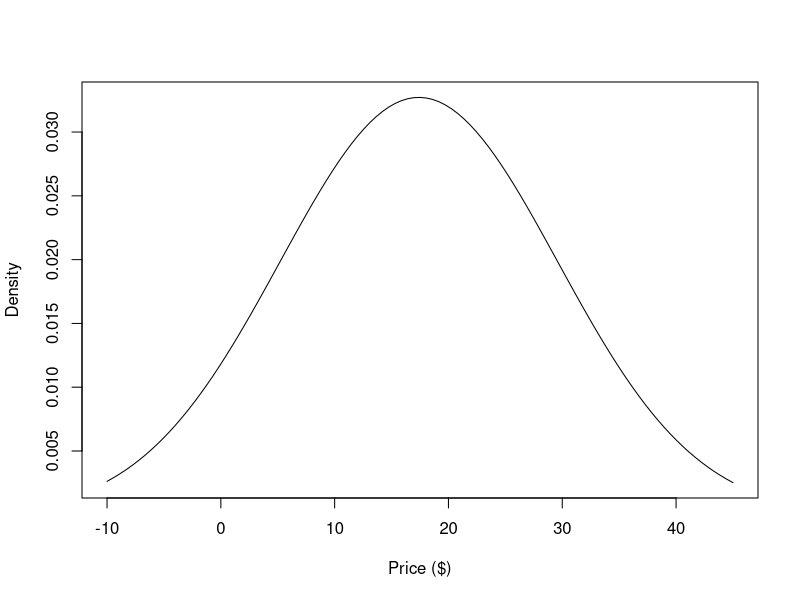
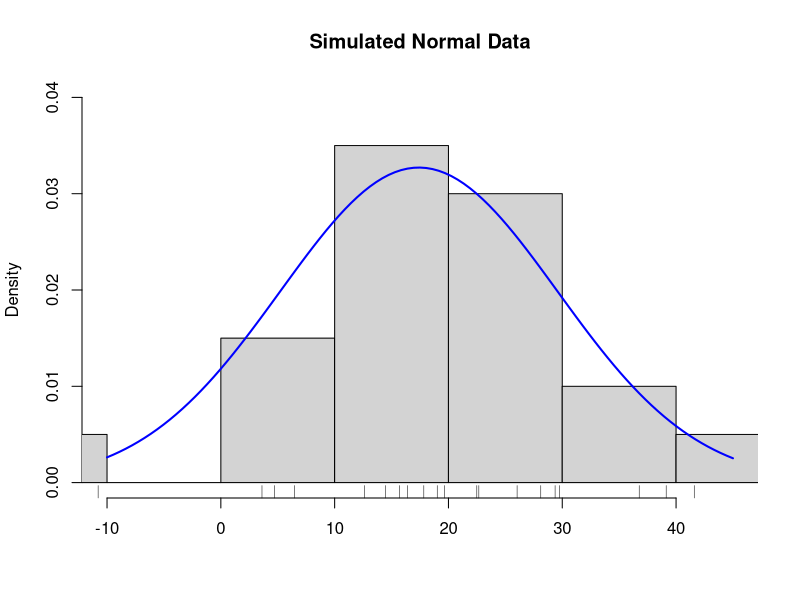
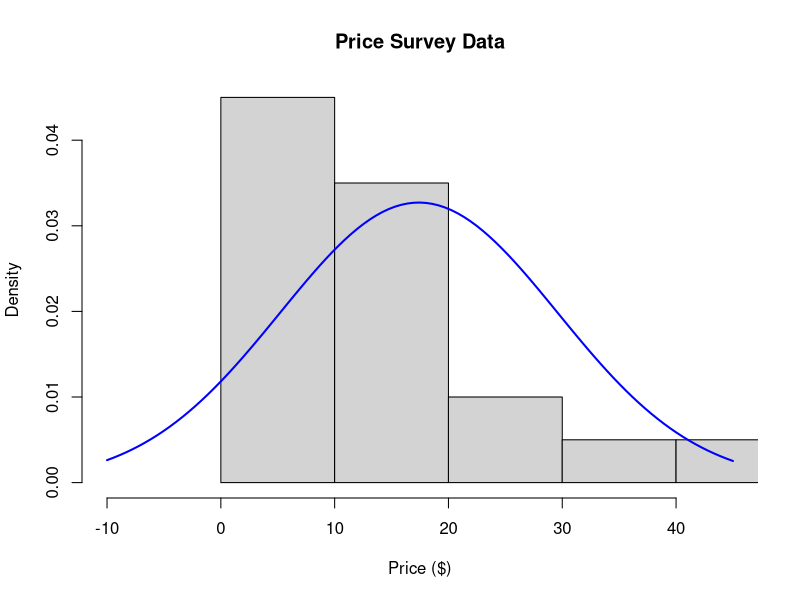
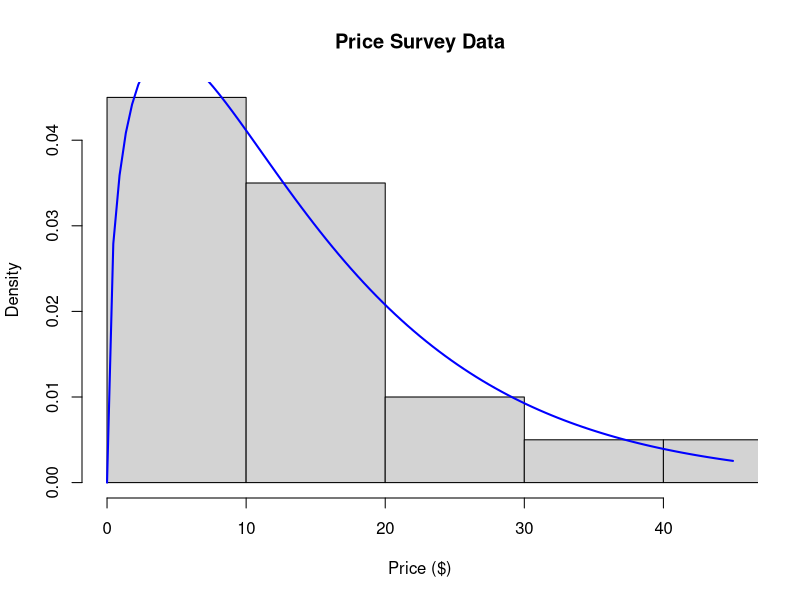
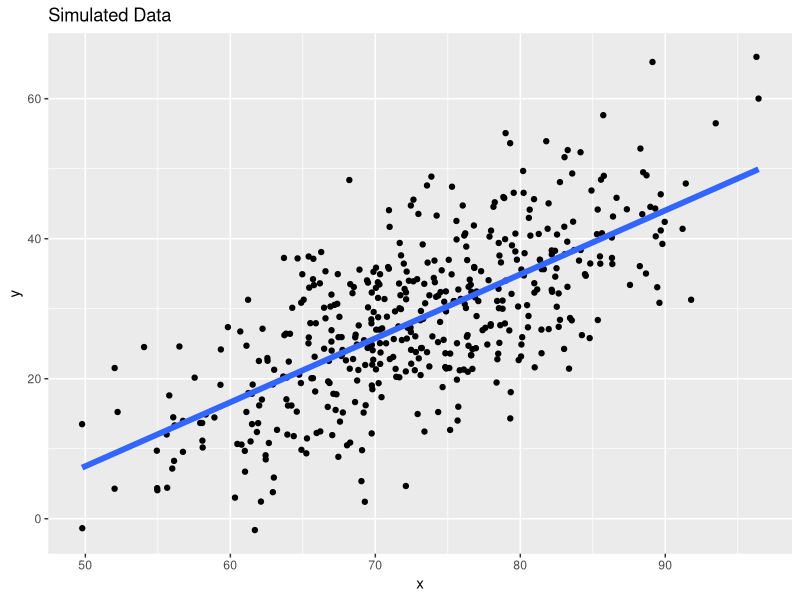
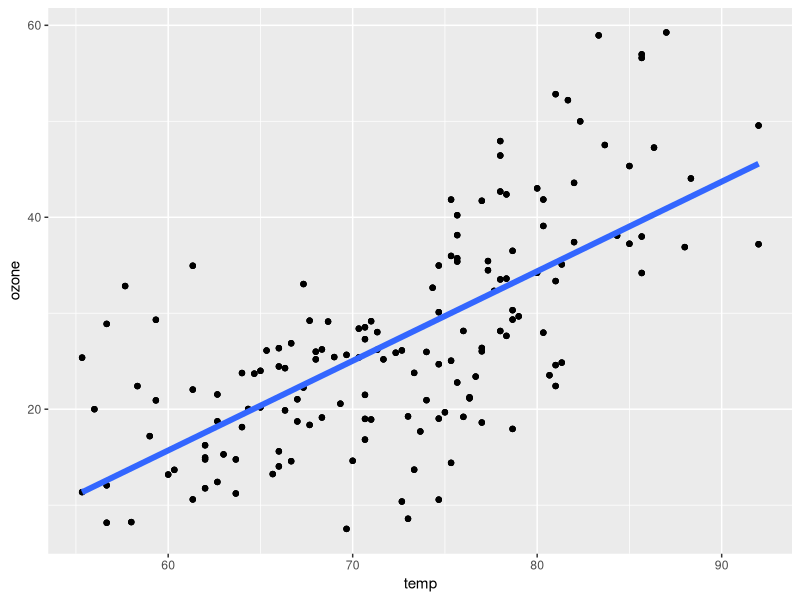
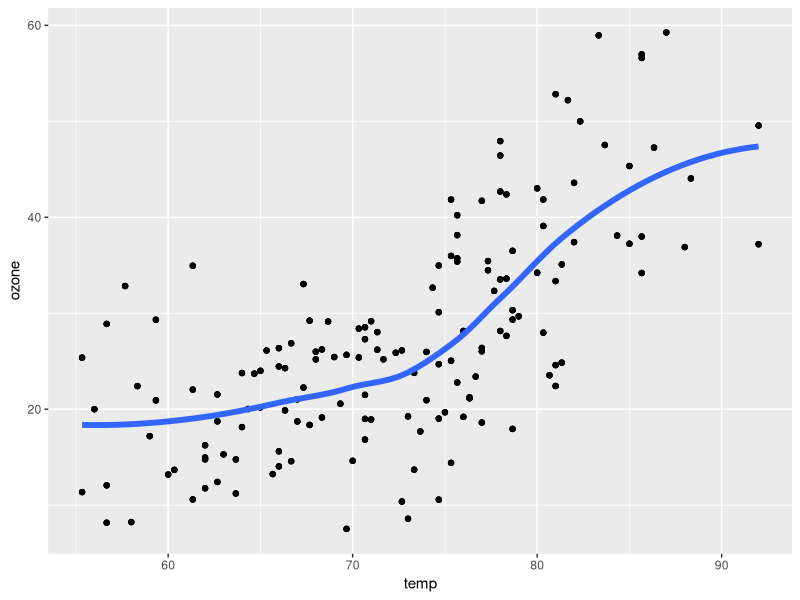

The R script that drew these images, in order:
## ---- chunk 1
knitr::opts_chunk$set(echo = FALSE, fig.path = "images/model-", comment = NA)
## ---- chunk 2
d <- read.csv("data/leanpub-rprogramming-interested-readers-20150430.csv", stringsAsFactors = FALSE)
x0 <- d$Willing.to.pay
set.seed(1)
x <- sample(x0[!is.na(x0)], 20)
cat(round(x))
## ---- chunk 3
m <- mean(x)
s <- sd(x)
curve(dnorm(x, m, s), -10, 45, xlab = "Price ($)", ylab = "Density")
## ---- chunk 4
pnorm(30, mean = mean(x), sd = sd(x), lower.tail = FALSE)
## ---- chunk 5
set.seed(2)
y <- rnorm(20, mean(x), sd(x))
hist(y, prob = TRUE, main = "Simulated Normal Data", xlab = "", ylim = c(0, .04), xlim = c(-10, 45))
rug(y)
curve(dnorm(x, m, s), -10, 45, add = TRUE, col = "blue", lwd = 2)
## ---- chunk 6
hist(x, prob = TRUE, xlim = c(-10, 45), main = "Price Survey Data", xlab = "Price ($)")
curve(dnorm(x, m, s), -10, 45, add = TRUE, col = "blue", lwd = 2)
## ---- chunk 7
a <- mean(x) / sd(x)
s <- sqrt(var(x) / a)
hist(x, prob = TRUE, xlim = c(0, 45), main = "Price Survey Data", xlab = "Price ($)")
curve(dgamma(x, shape = a, scale = s), 0, 45, add = TRUE, col = "blue", lwd = 2)
## ---- chunk 8
pn <- pnorm(30, mean = mean(x), sd = sd(x), lower.tail = FALSE)
pg <- pgamma(30, shape = a, scale = s, lower.tail = FALSE)
## ---- chunk 9
ny <- read.csv("o3_ny_1999.csv")
head(ny)
## ---- chunk 10
library(ggplot2)
n <- nrow(ny)
x <- rnorm(n, mean = mean(ny$temp), sd = sd(ny$temp))
fit <- lm(ozone ~ temp, data = ny)
y <- coef(fit)[1] + coef(fit)[2] * x + rnorm(n, sd = summary(fit)$sigma)
qplot(x, y, main = "Simulated Data") + geom_smooth(method = "lm", se = FALSE, lwd = 2)
## ---- chunk 11
qplot(temp, ozone, data = ny) + geom_smooth(method = "lm", lwd = 2, se = FALSE)
## ---- chunk 12
qplot(temp, ozone, data = ny) + geom_smooth(method = "loess", lwd = 2, se = FALSE)
